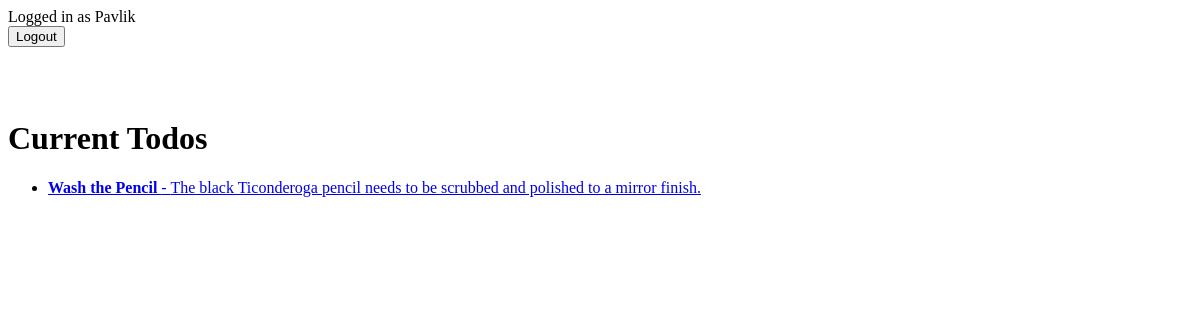
Before: /current/ (signed in) with the older database file.
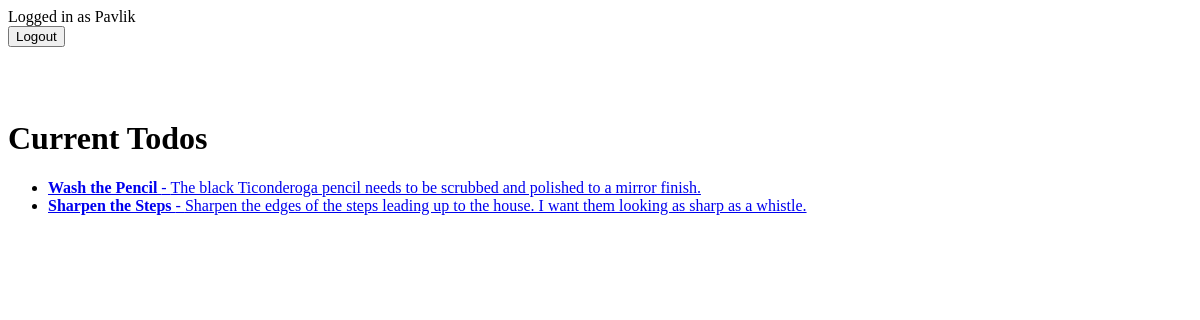
After: the same page with the newer database file.
### todo/models.py (models this page shows, shortened)
class Todo(models.Model):
    title = models.CharField(max_length=150)
    memo = models.TextField(max_length=500, blank=True)
    created = models.DateTimeField(auto_now_add=True)
    completed = models.DateTimeField(null=True, blank=True)
    important = models.BooleanField(default=False)
    user = models.ForeignKey(User, on_delete=models.CASCADE)

### todo/views.py (the view)
# urls.py: path('current/', views.currenttodos, name='currenttodos'),
def currenttodos(request):
    todos = Todo.objects.filter(user=request.user, completed__isnull=True)
    return render(request, 'todo/currenttodos.html', {'todos': todos})

### todo/templates/todo/currenttodos.html
{% extends 'todo/base.html' %}
{% block content %}
    <h1>Current Todos</h1>
    <ul>
        {% for todo in todos %}
            <li><a href="{% url 'viewtodo' todo.id %}">
                {% if todo.important %}<b>{% endif %}
                {{ todo.title }}
                {% if todo.important %}</b>{% endif %}
                {% if todo.memo %} - {{ todo.memo }}{% endif %}
            </a></li>
        {% endfor %}
    </ul>
{% endblock content %}

Changed rows visible on the page:
added Todo: title "Sharpen the Steps", memo "Sharpen the edges of the steps leading up to the house. I want them looking as sharp as a whistle."
